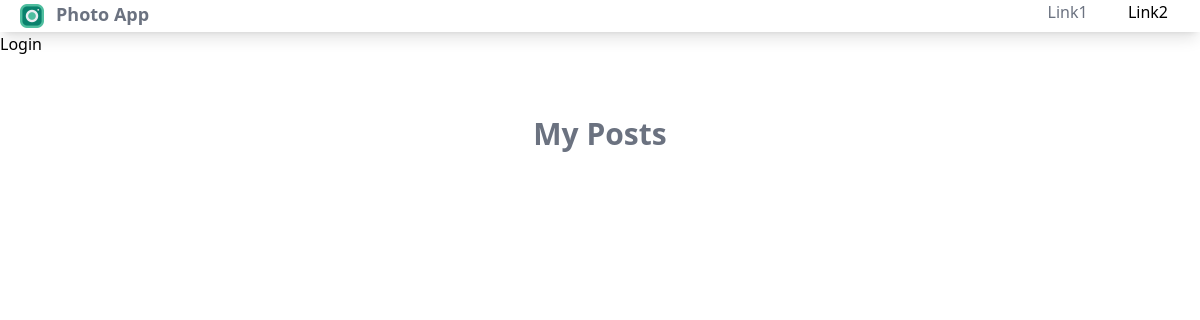
/post/feed/, run on an earlier commit of the app's database.
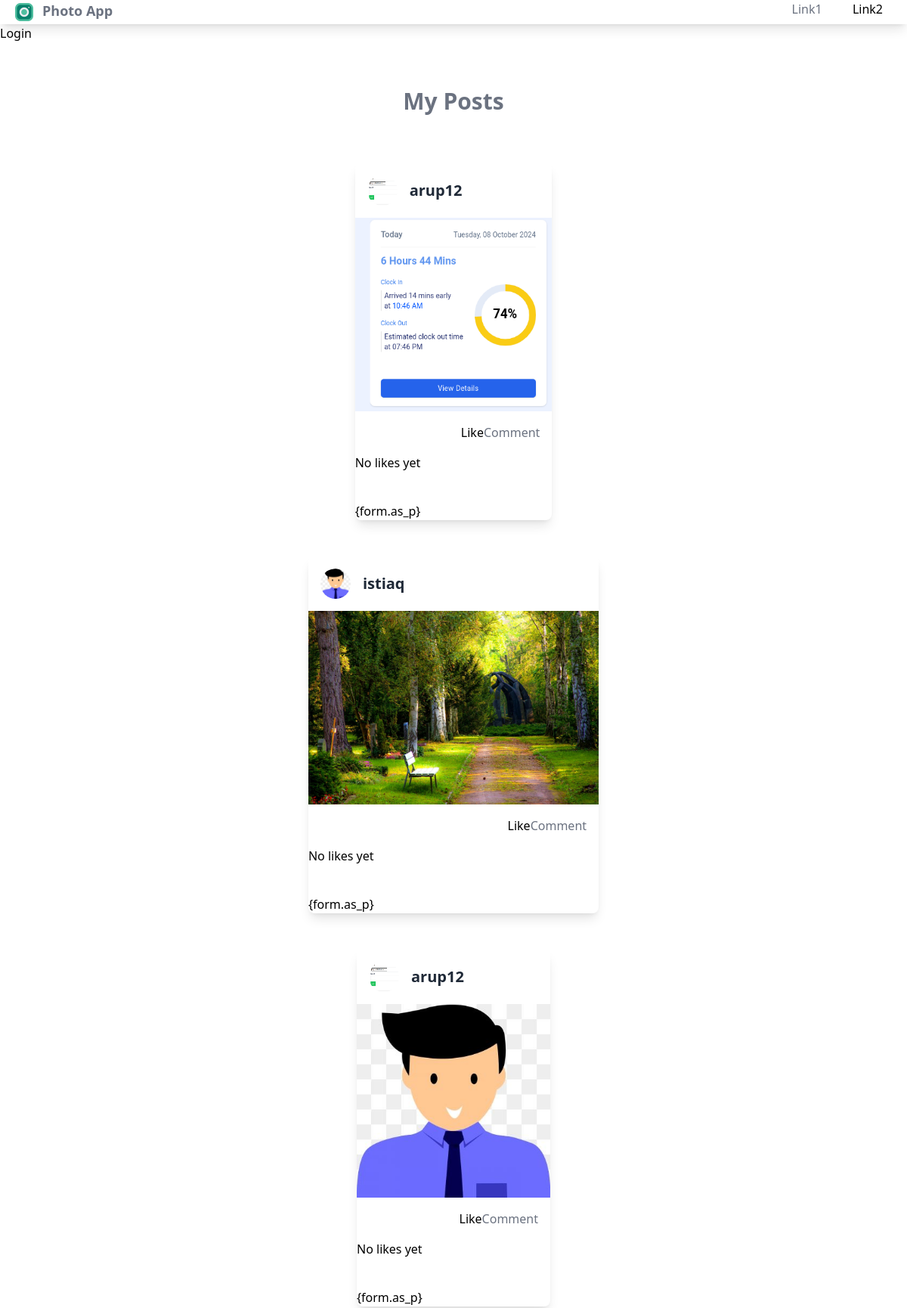
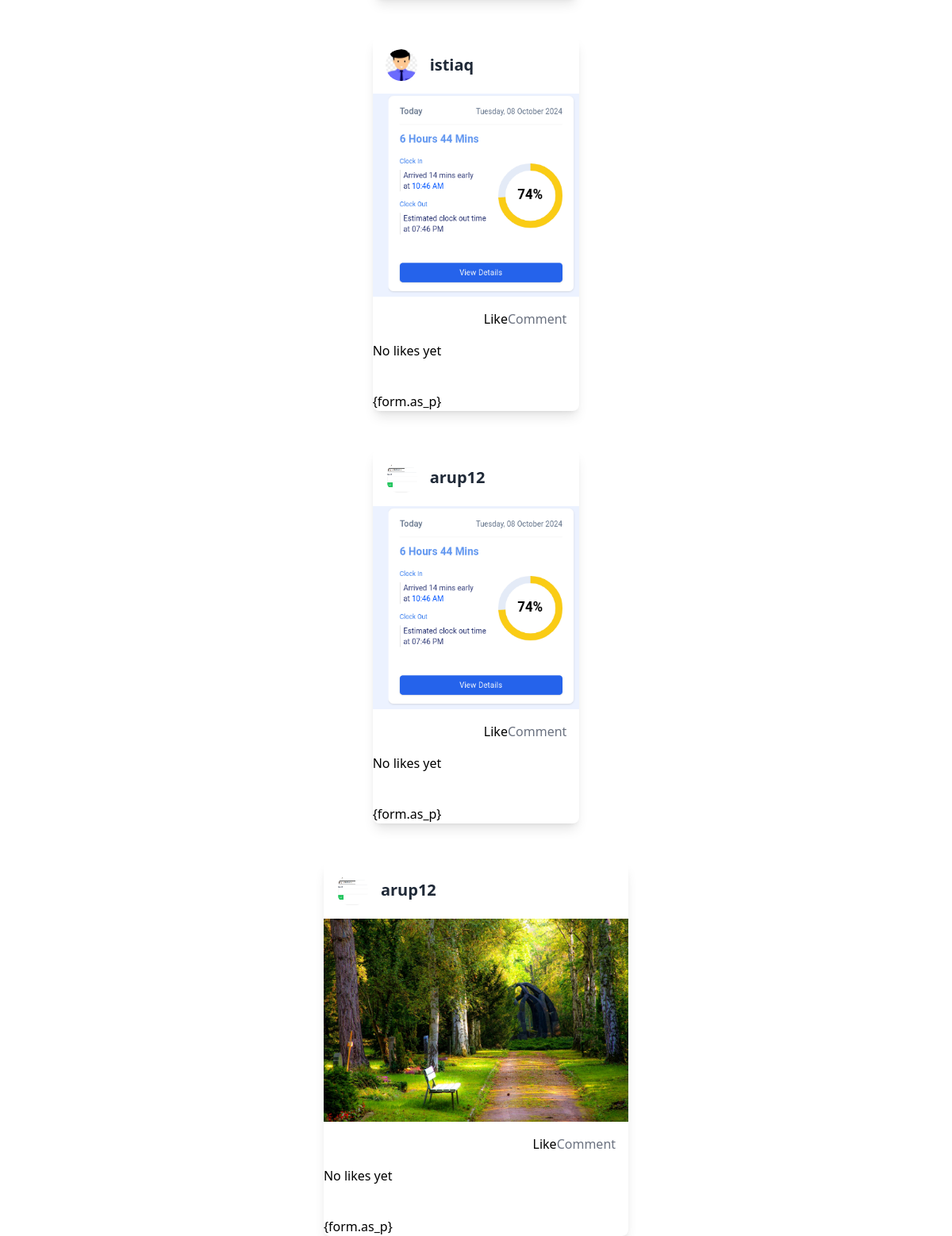
And on a later commit of the database (2 pictures, top to bottom).
### Post/models.py (models this page shows, shortened)
class Post(models.Model):
    user=models.ForeignKey(settings.AUTH_USER_MODEL,on_delete=models.CASCADE)
    image=models.ImageField(upload_to='images/%Y/%m/%d')
    caption=models.TextField(blank=True)
    title=models.CharField(max_length=120)
    slug=models.SlugField(max_length=200,blank=True)
    liked_by=models.ManyToManyField(settings.AUTH_USER_MODEL,related_name='posts_liked',blank=True)
    created=models.DateField(auto_now=True)

### users/models.py (models this page shows, shortened)
class Profile(models.Model):
    user=models.OneToOneField(settings.AUTH_USER_MODEL,on_delete=models.CASCADE)
    photo=models.ImageField(upload_to='users/%Y/%m/%d',blank=True)

### Post/views.py (the view)
# urls.py: path('feed/',views.feed,name='post_feed'),
def feed(request):
    if request.method=='POST':
        comment_form=CommentForm(data=request.POST)
        new_comment=comment_form.save(commit=False)
        post_id=request.POST.get('post_id')
        post=get_object_or_404(Post,id=post_id)
        new_comment.post=post
        new_comment.save()
        return
    else:
        comment_form=CommentForm()
    posts=Post.objects.all()
    return render(request,'feed.html',{'posts':posts,'comment':comment_form})

### Post/templates/feed.html (shortened to what this page needs)
{% extends 'base.html' %}
{%load mathfilters%}
{% block body %}
   <div class="flex justify-center mt-5 p-10">
        <h2 class="text-3xl font-semibold text-gray-500">My Posts</h2>
   </div>
   <div class="flex justify-center">
       <div class="flex flex-col gap-6 items-center w-full max-w-xl">
            {% for post in posts %}
            <a href="#" class="w-full">
                <div class="rounded-lg overflow-hidden bg-white shadow-lg transition transform hover:scale-105 duration-300">
                    <div class="flex items-center p-4">
                        <img class="h-10 w-10 rounded-full" src="{{ post.user.profile.photo.url }}" alt="Profile Photo">
                        <span class="ml-4 text-xl font-semibold text-gray-800">{{ post.user }}</span>
                    </div>
                    <div class="overflow-hidden">
                        <img class="w-full h-64 object-cover" src="{{ post.image.url }}" alt="Post Image">
                    </div>
                    <div class="p-4 flex justify-between items-center">
                        <div class="icon-container flex items-center space-x-2">
                            <a id="{{post.id}}"class='btn-like'>
                                <button   class="group-hover:text-gray-900">Like</button></a>
                        </div>
                        <div class="text-gray-500 group-hover:text-gray-800">
                             Comment
                        </div>
                    </div>
                    <div>
                        {% if post.liked_by.count > 1 %}
                            {{ post.liked_by.first }} & {{ post.liked_by.count|add:"-1" }} others like this
                        {% elif post.liked_by.count == 1 %}
                            {{ post.liked_by.first }} likes this
                        {% else %}
                            No likes yet
                        {% endif %}
                    </div>
                    <div class="px-5 py-5">
                    </div>
                    <div >
                        <form method="POST">
                            {form.as_p}
                        </form>
                    </div>
                </div>
            </a>
            {% endfor %}
        </div>
   </div>
{% endblock %}

### users/templates/base.html (shortened to what this page needs)
<!DOCTYPE html>
{% load static %}
<html lang="en">
<head>
    <link rel="stylesheet" href="{%static 'users/styles.css'%}">
    <link rel="stylesheet" href="{%static 'users/style.css'%}">
</head>
<body>
    <nav class="shadow-lg">
        <div class="px-4 mx-auto">
            <div class="flex justify-between">
                <div>
                    <a class="flex " href="">
                        <img class="h-8 w-8 mr-2" src="{%static 'users/images/social.png' %}" alt="">
                        <span class="font-semibold text-lg text-gray-500 ">Photo App</span>
                       </a>
                </div>
                <div class="space-x-1">
                    <a class="py-4 px-4 text-gray-500" href="">Link1</a>
                    <a class="py-4 px-4" href="">Link2</a>
                </div>
            </div>
        </div>
    </nav>
    {% if request.user.is_authenticated %}
    <a href="{%url 'logout'%}">Logout</a>
    {%else%}
    <a href="{%url 'login'%}">Login</a>
    {%endif %}
    {%block body%}
    {%endblock%}
</body>
</html>

### users/static/users/styles.css (style rules this page uses)
html, :host { line-height: 1.5; -webkit-text-size-adjust: 100%; -moz-tab-size: 4; -o-tab-size: 4; tab-size: 4; font-family: ui-sans-serif, system-ui, sans-serif, "Apple Color Emoji", "Segoe UI Emoji", "Segoe UI Symbol", "Noto Color Emoji"; font-feature-settings: normal; font-variation-settings: normal; -webkit-tap-highlight-color: transparent; }
body { margin: 0; line-height: inherit; }
h1, h2, h3, h4, h5, h6 { font-size: inherit; font-weight: inherit; }
a { color: inherit; text-decoration: inherit; }
button, input, optgroup, select, textarea { font-family: inherit; font-feature-settings: inherit; font-variation-settings: inherit; font-size: 100%; font-weight: inherit; line-height: inherit; letter-spacing: inherit; color: inherit; margin: 0; padding: 0; }
button, select { text-transform: none; }
button, input:where([type='button']), input:where([type='reset']), input:where([type='submit']) { -webkit-appearance: button; background-color: transparent; background-image: none; }
blockquote, dl, dd, h1, h2, h3, h4, h5, h6, hr, figure, p, pre { margin: 0; }
button, [role="button"] { cursor: pointer; }
img, svg, video, canvas, audio, iframe, embed, object { display: block; vertical-align: middle; }
img, video { max-width: 100%; height: auto; }
.mx-auto { margin-left: auto; margin-right: auto; }
.mr-2 { margin-right: 0.5rem; }
.mt-5 { margin-top: 1.25rem; }
.ml-4 { margin-left: 1rem; }
.flex { display: flex; }
.h-8 { height: 2rem; }
.h-10 { height: 2.5rem; }
.h-64 { height: 16rem; }
.w-8 { width: 2rem; }
.w-full { width: 100%; }
.w-10 { width: 2.5rem; }
.max-w-xl { max-width: 36rem; }
.transform { transform: translate(var(--tw-translate-x), var(--tw-translate-y)) rotate(var(--tw-rotate)) skewX(var(--tw-skew-x)) skewY(var(--tw-skew-y)) scaleX(var(--tw-scale-x)) scaleY(var(--tw-scale-y)); }
.flex-col { flex-direction: column; }
.items-center { align-items: center; }
.justify-center { justify-content: center; }
.justify-between { justify-content: space-between; }
.gap-6 { gap: 1.5rem; }
.space-x-1 > :not([hidden]) ~ :not([hidden]) { --tw-space-x-reverse: 0; margin-right: calc(0.25rem * var(--tw-space-x-reverse)); margin-left: calc(0.25rem * calc(1 - var(--tw-space-x-reverse))); }
.space-x-2 > :not([hidden]) ~ :not([hidden]) { --tw-space-x-reverse: 0; margin-right: calc(0.5rem * var(--tw-space-x-reverse)); margin-left: calc(0.5rem * calc(1 - var(--tw-space-x-reverse))); }
.overflow-hidden { overflow: hidden; }
.rounded-full { border-radius: 9999px; }
.rounded-lg { border-radius: 0.5rem; }
.bg-white { --tw-bg-opacity: 1; background-color: rgb(255 255 255 / var(--tw-bg-opacity)); }
.object-cover { -o-object-fit: cover; object-fit: cover; }
.p-10 { padding: 2.5rem; }
.p-4 { padding: 1rem; }
.px-4 { padding-left: 1rem; padding-right: 1rem; }
.py-4 { padding-top: 1rem; padding-bottom: 1rem; }
.py-5 { padding-top: 1.25rem; padding-bottom: 1.25rem; }
.px-5 { padding-left: 1.25rem; padding-right: 1.25rem; }
.text-lg { font-size: 1.125rem; line-height: 1.75rem; }
.text-3xl { font-size: 1.875rem; line-height: 2.25rem; }
.text-xl { font-size: 1.25rem; line-height: 1.75rem; }
.font-semibold { font-weight: 600; }
.text-gray-500 { --tw-text-opacity: 1; color: rgb(107 114 128 / var(--tw-text-opacity)); }
.text-gray-800 { --tw-text-opacity: 1; color: rgb(31 41 55 / var(--tw-text-opacity)); }
.shadow-lg { --tw-shadow: 0 10px 15px -3px rgb(0 0 0 / 0.1), 0 4px 6px -4px rgb(0 0 0 / 0.1); --tw-shadow-colored: 0 10px 15px -3px var(--tw-shadow-color), 0 4px 6px -4px var(--tw-shadow-color); box-shadow: var(--tw-ring-offset-shadow, 0 0 #0000), var(--tw-ring-shadow, 0 0 #0000), var(--tw-shadow); }
.transition { transition-property: color, background-color, border-color, text-decoration-color, fill, stroke, opacity, box-shadow, transform, filter, -webkit-backdrop-filter; transition-property: color, background-color, border-color, text-decoration-color, fill, stroke, opacity, box-shadow, transform, filter, backdrop-filter; transition-property: color, background-color, border-color, text-decoration-color, fill, stroke, opacity, box-shadow, transform, filter, backdrop-filter, -webkit-backdrop-filter; transition-timing-function: cubic-bezier(0.4, 0, 0.2, 1); transition-duration: 150ms; }
.duration-300 { transition-duration: 300ms; }

What changed in the data, as far as the page shows it:
added Post: user.profile.photo (picture), user "arup12", image (picture), shows "No likes yet"
added Post: user.profile.photo (picture), user "istiaq", image (picture), shows "No likes yet"
added Post: user.profile.photo (picture), user "arup12", image (picture), shows "No likes yet"
added Post: user.profile.photo (picture), user "istiaq", image (picture), shows "No likes yet"
added Post: user.profile.photo (picture), user "arup12", image (picture), shows "No likes yet"
added Post: user.profile.photo (picture), user "arup12", image (picture), shows "No likes yet"
